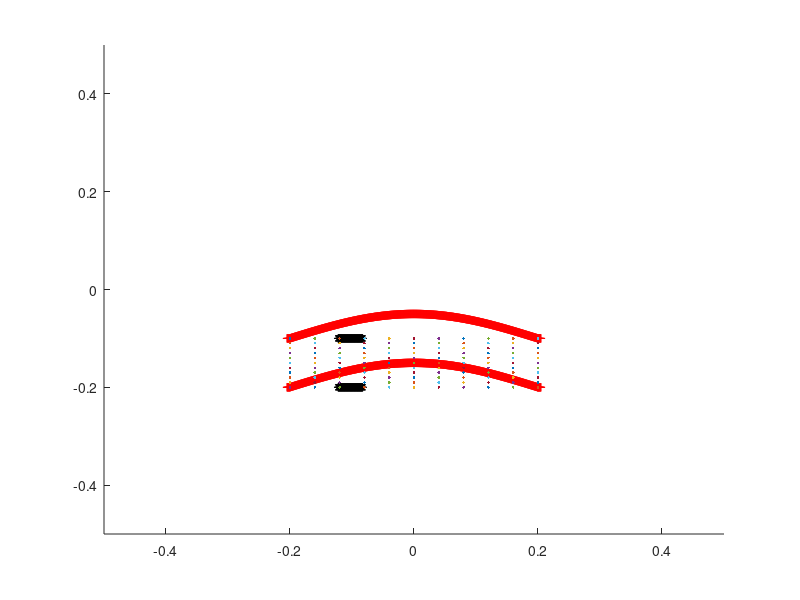

MATLAB code to generate this figure:
clear all
close all

L = 1;                              % length of computational domain (m)
N = 1024;                            % number of Cartesian grid meshwidths at the finest level of the AMR grid
dx = L/N;                           % Cartesian mesh width (m)
ds = L/(2*N);                       % space between boundary points in straight tube
amp = 0.05;
%%%%%%%%%%%%%%%%%%%%%%%%%%%%%%%%%%%%%%%%%%%%%%%%%%%
%%%%%%%%%%%%%%%%%%%%%%%%%%%%%%%%%%%%%%%%%%%%%%%%%%%
%Parameters for the racetrack

Let = 0.4;                          % Length of elastic tube (m)
Nend = 10;                          % Number of rigid points on each end of elastic section
Lt = Let+2*Nend*ds;                 % Length of straight section with three rigid points on each end
Llong = 0.10;                        % Lenght of long end of the tube

diameter = 0.1;                     % diameter of the tube
R2 = 0.1;                           % radius of inner wall
R1 = R2+diameter;                   % radius of outer wall

Nstraight = 2*ceil(Lt/ds);          % number of points along each straight section
%Ncurve = 2*ceil(pi*R1/ds);          % number of points along each curved section
Nrace = 4*ceil(Llong/ds);         % number of points making up the racetrack part
%Nrace = Nstraight+2*Ncurve;         % number of points making up the racetrack part
%dtheta = pi/(Ncurve/2);             % angle increment for drawing curved edges

mesh_name = 'heart_';               % structure name

centery = 0;                        % y-position of center of curved sections
centerx1 = -0.5*Lt;                 % x-position of center of left curved section
centerx2 = 0.5*Lt;                  % x-position of center of right curved section

%%%%%%%%%%%%%%%%%%%%%%%%%%%%%%%%%%%%%%%%%%%%%%%%%%%%%%%%%%
%%%%%%%%%%%%%%%%%%%%%%%%%%%%%%%%%%%%%%%%%%%%%%%%%%%%%%%%%
% Parameters for the pericardium
Dp = 2*diameter;                    %diameter of the pericardium
Nperi = 2*ceil((Dp-diameter)/ds);  % number of boundary points along the sides of the pericardium
Nperitot = Nperi + Nstraight;       % total number of pericardium points

%%%%%%%%%%%%%%%%%%%%%%%%%%%%%%%%%%%%%%%%%%%%%%%%%%%%%%%%%%
%%%%%%%%%%%%%%%%%%%%%%%%%%%%%%%%%%%%%%%%%%%%%%%%%%%%%%%%%
% Parameters for the actuator
La = 0.04;                          % length of the actuator section
NLa = ceil(La/ds);                  % number of points along each actuator
Ca = 0.25*Lt;                       % center of the actuator section
NCa = ceil(ceil(Nstraight/2)*Ca/Lt); % index of the center point
Na1 = NCa - ceil(NLa/2);            % index of the starting point with respect to the elastic section
Na2 = Na1+NLa-1;                    % index of the ending point with respect to the elastic section

%%%%%%%%%%%%%%%%%%%%%%%%%%%%%%%%%%%%%%%%%%%
%%%%%%%%%%%%%%%%%%%%%%%%%%%%%%%%%%%%%%%%%%%
% parameters for markers
Nmarkersx = 11;                     %number of columns of markers
Nmarkersy = 11;                     %number of markers in each column
Nmarkers=Nmarkersx*Nmarkersy;       %total number of markers
dmx = Let/(Nmarkersx-1);            %space between markers in x-direction
dmy = diameter/(Nmarkersy-1);       %space between markers in y-direction


%%%%%%%%%%%%%%%%%%%%%%%%%%%%%%%%%%%%%%%%%%%
%%%%%%%%%%%%%%%%%%%%%%%%%%%%%%%%%%%%%%%%%%%
% material parameters
kappa_spring = 2.0e0;               % spring constant (Newton)
kappa_beam = 5.0e-1;                 % beam stiffness constant (Newton m^2)
kappa_target = kappa_spring;        % target point penalty spring constant (Newton)


%%%%%%%%%%%%%
% Plotting things 

figure(1)
hold on

%%%%%%%%%%%%%%%%%%%%%%%%%%%%%%%%%%%%%%%%%%%%%%%%%%%%%%%%%%%%%%%%%%%%%%%%%%%%%%%%
%%%%%%%%%%%%%%%%%%%%%%%%%%%%%%
% Make the elastic section of the tube FREE VIBRATIONS
% Write out the vertex information - For free vibration testing.


vertex_fid = fopen([mesh_name 'tube_' num2str(N) '.vertex'], 'w');
fprintf(vertex_fid, '%d\n', Nstraight);


%top part - end points section 1
for i=1:Nend,
    ytop = centery-R2;      
    xtop = -Lt/2+(i-1)*ds;
    plot(xtop,ytop,'r-+')
    hold on
    axis([-0.5 0.5 -0.5 0.5])
    fprintf(vertex_fid, '%1.16e %1.16e\n', xtop, ytop);
end

%top part - "straight" section
for i=(Nend+1):ceil(Nstraight/2)-Nend,
    ytop = centery-R2+amp*sin((i-(Nend))*pi/(Nstraight/2-2*Nend)); 
    xtop = -Lt/2+(i-1)*ds;
    plot(xtop,ytop,'r-+')
    axis([-0.5 0.5 -0.5 0.5])
    fprintf(vertex_fid, '%1.16e %1.16e\n', xtop, ytop);
end

%top part - end points section 2
for i=ceil(Nstraight/2)-Nend+1:ceil(Nstraight/2),
    ytop = centery-R2;        
    xtop = -Lt/2+(i-1)*ds;
    plot(xtop,ytop,'r-+')
    axis([-0.5 0.5 -0.5 0.5])
    fprintf(vertex_fid, '%1.16e %1.16e\n', xtop, ytop);
end

%bottom part - end points section 1
for i=ceil(Nstraight/2)+1:ceil(Nstraight/2)+1+Nend,
    ybot = centery-R1;               
    xbot = -Lt/2+(i-ceil(Nstraight/2)-1)*ds;
    plot(xbot,ybot,'r-+')
    fprintf(vertex_fid, '%1.16e %1.16e\n', xbot, ybot);
end

%bottom part - "straight" section
for i=ceil(Nstraight/2)+2+Nend:Nstraight-Nend,
    ybot = centery-R1+amp*sin((i-(Nend+ceil(Nstraight/2)))*pi/(Nstraight/2-2*Nend)); 
    xbot = -Lt/2+(i-ceil(Nstraight/2)-1)*ds;
    plot(xbot,ybot,'r-+')
    fprintf(vertex_fid, '%1.16e %1.16e\n', xbot, ybot);
end

%bottom part - end points section 2
for i=Nstraight-Nend:Nstraight,
    ybot = centery-R1;             
    xbot = -Lt/2+(i-ceil(Nstraight/2)-1)*ds;
    plot(xbot,ybot,'r-+')
    fprintf(vertex_fid, '%1.16e %1.16e\n', xbot, ybot);
end

fclose(vertex_fid);

%%%%%%%%%%%%%%%%%%%%%%%%%%%%%%%%%%%%%%%%%%%%%%%%%%%%%%%%%%%%%%%%%%%%%%%%%%%%%%%%
%%%%%%%%%%%%%%%%%%%%%%%%%%%%%%
% Make the elastic section of the tube FOR REGULAR SIMULATIONS
% Write out the vertex information
% 
% vertex_fid = fopen([mesh_name 'tube_' num2str(N) '.vertex'], 'w');
% fprintf(vertex_fid, '%d\n', Nstraight);
% 
% %top part
% for i=1:ceil(Nstraight/2),
%     ytop = centery-R2;
%     xtop = -Lt/2+(i-1)*ds;
%     plot(xtop,ytop,'r-+')
%     fprintf(vertex_fid, '%1.16e %1.16e\n', xtop, ytop);
% end
% 
% %bottom part
% for i=ceil(Nstraight/2)+1:Nstraight,
%     ybot = centery-R1;
%     xbot = -Lt/2+(i-ceil(Nstraight/2)-1)*ds;
%     plot(xbot,ybot,'r-+')
%     fprintf(vertex_fid, '%1.16e %1.16e\n', xbot, ybot);
% end
% fclose(vertex_fid);

%%%%%%%%%%%%%%%%%%%%%%%%%%%%%%%%%%%%%%%%%%%%%%%%%%%%%%%%%%%%%%%%%%%%%%%%%%%%%%%%
%%%%%%%%%%%%%%%%%%%%%%%%%%%%%%
% actuator part
% Write out the vertex information

%top part
vertex_fid = fopen(['actuator_top_' num2str(N) '.vertex'], 'w');
fprintf(vertex_fid, '%d\n', NLa);

for i=Na1:Na2,
    ytop = centery-R2;
    xtop = -Lt/2+i*ds;
    plot(xtop,ytop,'k*')
    fprintf(vertex_fid, '%1.16e %1.16e\n', xtop, ytop);
end
fclose(vertex_fid);

%bottom part
vertex_fid = fopen(['actuator_bot_' num2str(N) '.vertex'], 'w');
fprintf(vertex_fid, '%d\n', NLa);

for i=Na1:Na2,
    ybot = centery-R1;
    xbot = -Lt/2+i*ds;
    plot(xbot,ybot,'k*')
    fprintf(vertex_fid, '%1.16e %1.16e\n', xbot, ybot);
end
fclose(vertex_fid);

%%%%%%%%%%%%%%%%%%%%%%%%%%%%%%%%%%%%%%%%%%%%%%%%%%%%%%%%%%%%%%%%%%%%%%%%%%%%%%%%
%%%%%%%%%%%%%%%%%%%%%%%%%%%%%%
% NO race track part
% Write out the vertex information

vertex_fid = fopen([mesh_name 'norace_' num2str(N) '.vertex'], 'w');
fprintf(vertex_fid, '%d\n', Nrace);

%right curved part of NO racetrack
for i=1:ceil(Nrace/4),
    ytop = centery-R2;
    xtop = Lt/2+i*ds;
    plot(xtop,ytop,'b-')
    fprintf(vertex_fid, '%1.16e %1.16e\n', xtop, ytop);
end

for i=1:ceil(Nrace/4),
    ybot = centery-R1;
    xbot = Lt/2+i*ds;
    plot(xbot,ybot,'b-')
    fprintf(vertex_fid, '%1.16e %1.16e\n', xbot, ybot);
end


%left curved part of MO racetrack
for i=1:ceil(Nrace/4),
    ytop = centery-R2;
    xtop = -Lt/2-i*ds;
    plot(xtop,ytop,'b-')
    fprintf(vertex_fid, '%1.16e %1.16e\n', xtop, ytop);
end

for i=1:ceil(Nrace/4),
    ybot = centery-R1;
    xbot = -Lt/2-i*ds;
    plot(xbot,ybot,'b-')
    fprintf(vertex_fid, '%1.16e %1.16e\n', xbot, ybot);
end
fclose(vertex_fid);


%%%%%%%%%%%%%%%%%%%%%%%%%%%%%%%%%%%%%%%%%%%%%%%%%%%%%%%%%%%%%%%%%%%%%%%%%%%%%%%%
%%%%%%%%%%%%%%%%%%%%%%%%%%%%%%
% Make markers as vertices with no material properties

vertex_fid = fopen(['markers_' num2str(N) '.vertex'], 'w');
fprintf(vertex_fid, '%d\n', Nmarkers);

%top part
for i=0:Nmarkersx-1,
    for j=0:Nmarkersy-1,
        y = centery-R2-j*dmy;
        x = -Let/2+i*dmx;
    fprintf(vertex_fid, '%1.16e %1.16e\n', x, y);
    plot(x,y)
    end
end
fclose(vertex_fid);


%%%%%%%%%%%%%%%%%%%%%%%%%%%%%%%%%%%%%%%%%%%%%%%%%%%%%%%%%%%%%%%%%%%%%%%%%%%%%%%%
%%%%%%%%%%%%%%%%%%%%%%%%%%%%%%%%%%%%%%%%%%%%%%%%%%%%%%%%%%%%%%%%%%%%%%%%
% Pericardium
% Write out the vertex information
% 
% vertex_fid = fopen([mesh_name 'peri_' num2str(N) '.vertex'], 'w');
% fprintf(vertex_fid, '%d\n', Nperitot);
% 
% % make the top and bottom of the pericardium
% for i=1:ceil(Nstraight/2),
%     ytop = centery-(R2-(Dp-diameter)/2);
%     xtop = -Lt/2+(i-1)*ds;
%     fprintf(vertex_fid, '%1.16e %1.16e\n', xtop, ytop);
% end
% 
% for i=ceil(Nstraight/2)+1:Nstraight,
%     ybot = centery-R1-(Dp-diameter)/2;
%     xbot = -Lt/2+(i-ceil(Nstraight/2)-1)*ds;
%     fprintf(vertex_fid, '%1.16e %1.16e\n', xbot, ybot);
% end
% 
% % make the four side pieces
% for i=Nstraight+1:Nstraight+ceil(Nperi/4),
%     y = centery-(R1+(Dp-diameter)/2)+(i-Nstraight-1)*ds;
%     x = -Lt/2;
%     fprintf(vertex_fid, '%1.16e %1.16e\n', x, y);
% end
% 
% for i=Nstraight+ceil(Nperi/4)+1:Nstraight+ceil(Nperi/2),
%     y = centery-R2+(i-Nstraight-ceil(Nperi/4)-1)*ds;
%     x = -Lt/2;
%     fprintf(vertex_fid, '%1.16e %1.16e\n', x, y);
% end
% 
% for i=Nstraight+ceil(Nperi/2)+1:Nstraight+ceil(3*Nperi/4),
%     y = centery-(R1+(Dp-diameter)/2)+(i-Nstraight-ceil(Nperi/2)-1)*ds;
%     x = Lt/2;
%     fprintf(vertex_fid, '%1.16e %1.16e\n', x, y);
% end
% 
% for i=Nstraight+ceil(3*Nperi/4)+1:Nperitot,
%     y = centery-R2+(i-Nstraight-ceil(3*Nperi/4)-1)*ds;
%     x = Lt/2;
%     fprintf(vertex_fid, '%1.16e %1.16e\n', x, y);
% end
% fclose(vertex_fid);


hold off

%%%%%%%%%%%%%%%%%%%%%%%%%%%%%%%%%%%%%%%%%%%%%%%%%%%%%%%%%%%%%%%%%%%%%%%%%%%%%%%%
%%%%%%%%%%%%%%%%%%%%%%%%%%%%%%%%%%%%%%%%%%%%%%%%%%%%%%%%%%%%%%%%%%%%%%%%%%%%%%%%
% Write out the spring information for the elastic section

spring_fid = fopen([mesh_name 'tube_' num2str(N) '.spring'], 'w');
fprintf(spring_fid, '%d\n', Nstraight-2);

%elastic part of tube
for i = 0:ceil(Nstraight/2)-2,
    fprintf(spring_fid, '%d %d %1.16e %1.16e\n', i, i+1, kappa_spring*ds/(ds^2), ds);
end

for i = ceil(Nstraight/2):Nstraight-2,
    fprintf(spring_fid, '%d %d %1.16e %1.16e\n', i, i+1, kappa_spring*ds/(ds^2), ds);
end

fclose(spring_fid);
%
% %%%%%%%%%%%%%%%%%%%%%%%%%%%%%%%%%%%%%%%%%%%%%%%%%%%%%%%%%%%%%%%%%%%%%%%%%%%%%%%%
% %%%%%%%%%%%%%%%%%%%%%%%%%%%%%%%%%%%%%%%%%%%%%%%%%%%%%%%%%%%%%%%%%%%%%%%%%%%%%%%%

% % Write out the beam information for the elastic section

beam_fid = fopen([mesh_name 'tube_' num2str(N) '.beam'], 'w');
fprintf(beam_fid, '%d\n', Nstraight-4);

%elastic part of tube
for i = 0:ceil(Nstraight/2)-3,
    fprintf(beam_fid, '%d %d %d %1.16e\n', i, i+1, i+2, kappa_beam*ds/(ds^4));
end

for i = ceil(Nstraight/2):Nstraight-3,
    fprintf(beam_fid, '%d %d %d %1.16e\n', i, i+1, i+2, kappa_beam*ds/(ds^4));
end
fclose(beam_fid);

%%%%%%%%%%%%%%%%%%%%%%%%%%%%%%%%%%%%%%%%%%%%%%%%%%%%%%%%%%%%%%%%%%%%%%%%%%%%%%%%
%%%%%%%%%%%%%%%%%%%%%%%%%%%%%%%%%%%%%%%%%%%%%%%%%%%%%%%%%%%%%%%%%%%%%%%%%%%%%%%%

% Write out the target point information for the ends of the elastic tube
target_fid = fopen([mesh_name 'tube_' num2str(N) '.target'], 'w');

fprintf(target_fid, '%d\n', 4*Nend);

for i = 0:Nend-1,
    fprintf(target_fid, '%d %1.16e\n', i, kappa_target*ds/(ds^2));
end

for i = ceil(Nstraight/2)-Nend:ceil(Nstraight/2)-1,
    fprintf(target_fid, '%d %1.16e\n', i, kappa_target*ds/(ds^2));
end

for i = ceil(Nstraight/2):ceil(Nstraight/2)+Nend-1,
    fprintf(target_fid, '%d %1.16e\n', i, kappa_target*ds/(ds^2));
end

for i = Nstraight-Nend:Nstraight-1,
    fprintf(target_fid, '%d %1.16e\n', i, kappa_target*ds/(ds^2));
end

fclose(target_fid);

%%%%%%%%%%%%%%%%%%%%%%%%%%%%%%%%%%%%%%%%%%%%%%%%%%%%%%%%%%%%%%%%%%%%%%%%%%%%%%%%
% Write out the target point information for the actuator

%top actuator
target_fid = fopen(['actuator_top_' num2str(N) '.target'], 'w');
fprintf(target_fid, '%d\n', NLa);

for i = 0:NLa-1,
    fprintf(target_fid, '%d %1.16e\n', i, kappa_target*ds/(ds^2));
end

fclose(target_fid);

%bottom actuator
target_fid = fopen(['actuator_bot_' num2str(N) '.target'], 'w');
fprintf(target_fid, '%d\n', NLa);

for i = 0:NLa-1,
    fprintf(target_fid, '%d %1.16e\n', i, kappa_target*ds/(ds^2));
end

fclose(target_fid);

%%%%%%%%%%%%%%%%%%%%%%%%%%%%%%%%%%%%%%%%%%%%%%%%%%%%%%%%%%%%%%%%%%%%%%%%%%%%%%%%
% Write out the target point information for the racetrack
target_fid = fopen([mesh_name 'norace_' num2str(N) '.target'], 'w');

fprintf(target_fid, '%d\n', Nrace);

for i = 0:Nrace-1,
    fprintf(target_fid, '%d %1.16e\n', i, kappa_target*ds/(ds^2));
end

fclose(target_fid);

%%%%%%%%%%%%%%%%%%%%%%%%%%%%%%%%%%%%%%%%%%%%%%%%%%%%%%%%%%%%%%%%%%%%%%%%%%%%%%%%
% Write out the target point information for the pericardium
% target_fid = fopen([mesh_name 'peri_' num2str(N) '.target'], 'w');
% 
% fprintf(target_fid, '%d\n', Nperitot);
% 
% for i = 0:Nperitot-1,
%     fprintf(target_fid, '%d %1.16e\n', i, kappa_target*ds/(ds^2));
% end
% 
% fclose(target_fid);

%%%%%%%%%%%%%%%%%%%%%%%%%%%%%%%%%%%%%%%%%%%%%%%%%%%%%%%%%%%%%%%%%%%%%%%%%%%%%%%%
